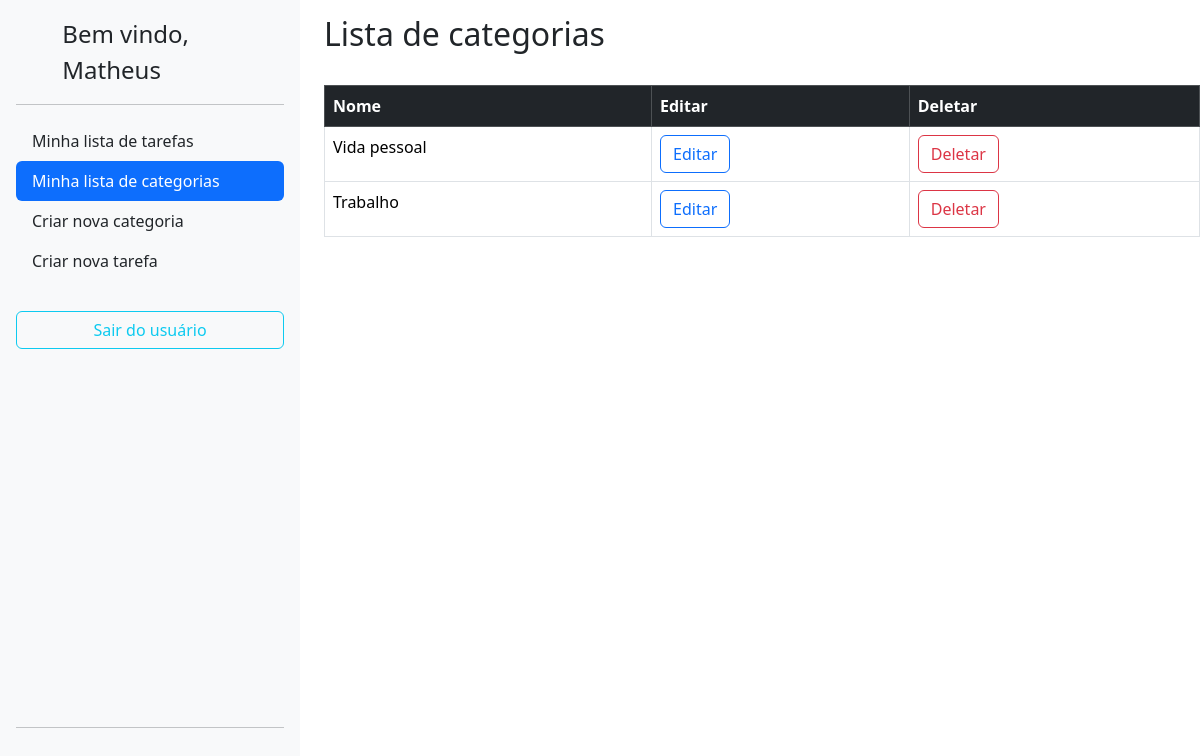
The app's page /category/ (signed in) with its own data.
### lizetest/accounts/models.py (models this page shows)
class User(AbstractBaseUser, PermissionsMixin):
	username = models.CharField(
		_('username'),
		max_length=150,
		unique=True,
		help_text=('150 caracteres ou menos. Letras, números e @/./+/-/_ apenas.'),
		error_messages={
			'unique': _("A user with that username already exists."),
		},
		null=True,
		blank=True
	)
	name = models.CharField(_('name'), max_length=100, blank=True)
	email = models.EmailField(_('email address'), unique=True)
	is_staff = models.BooleanField(
		_('staff status'),
		default=False,
		help_text=_('Designates whether the user can log into this admin site.'),
	)
	is_active = models.BooleanField(
		_('active'),
		default=True,
		help_text=_(
			'Designates whether this user should be treated as active. '
			'Unselect this instead of deleting accounts.'
		),
	)
	objects = UserManager()
	EMAIL_FIELD = 'email'
	USERNAME_FIELD = 'username'
	REQUIRED_FIELDS = ['email']
	class Meta:
		verbose_name = 'usuário'
		verbose_name_plural = 'usuários'
	def __str__(self):
		return self.name or self.username or self.email

### lizetest/category/models.py (models this page shows, shortened)
class Category(BaseModel):
    name = models.CharField(max_length=255)
    author = models.ForeignKey(User,on_delete=models.CASCADE,blank=True)

### lizetest/category/views.py (the view)
# urls.py: path('', CategoryListView.as_view(), name='category_list'),
class CategoryListView(ListView,BaseViews):
    model = Category
    template_name = 'category_list.html'
    context_object_name = 'categorias'
    def get_queryset(self):
        return Category.objects.filter(author=self.request.user)

### lizetest/core/models.py (called while the page is built)
    def dispatch(self, request, *args, **kwargs):
        if not request.user.is_authenticated:
            return redirect('accounts:login')
        return super().dispatch(request, *args, **kwargs)

### lizetest/category/templates/category_list.html (shortened to what this page needs)
{% extends 'base.html' %}
  {% block content %}
  <div class="row">
    <div class="col-auto">
      {% include 'sidebar.html' %}
    </div>
    <div class="col">
      <h2 style="padding-top: 15px;">Lista de categorias</h2><br>
      <table class="table table-bordered">
        <thead>
          <tr class="table-dark">
            <th scope="col">Nome</th>
            <th scope="col">Editar</th>
            <th scope="col">Deletar</th>
          </tr>
        </thead>
        <tbody>
          {% for categoria in categorias %}
          <tr>
            <td>{{categoria.name}}</td>
            <td>
              <a href="{% url 'category:category_edit' pk=categoria.pk %}">
                <button type="button" class="btn btn-outline-primary">Editar</button>
              </a>
            </td>
            <td><a href="{% url 'category:category_delete' pk=categoria.pk %}">
              <button type="button" class="btn btn-outline-danger">Deletar</button>
            </a>
          </td>
          </tr>
          {% endfor %}
        </tbody>
      </table>
      {% endblock %}

### lizetest/core/templates/sidebar.html (shortened to what this page needs)
<div class="d-flex flex-column flex-shrink-0 p-3 bg-light" style="width:300px; height: 95vh;">
    <a href="/" class="d-flex align-items-center mb-3 mb-md-0 me-md-auto link-dark text-decoration-none">
        <svg class="bi me-2" width="40" height="32">
            <use xlink:href="#bootstrap" />
        </svg>
        <span class="fs-4">Bem vindo, {{user}}</span>
    </a>
    <hr>
    <ul class="nav nav-pills flex-column mb-auto">
        <li class="nav-item">
            <a href="{% url 'todo:task_list' %}"
                class="nav-link {% if request.resolver_match.url_name == 'task_list' %}active{% else %}link-dark{% endif %}"
                aria-current="page">
                Minha lista de tarefas
            </a>
        </li>
        <li>
            <a href="{% url 'category:category_list' %}"
                class="nav-link {% if request.resolver_match.url_name == 'category_list' %}active{% else %}link-dark{% endif %}">
                Minha lista de categorias
            </a>
        </li>
        <li>
            <a href="{% url 'category:category_create' %}" class="nav-link link-dark">
                Criar nova categoria
            </a>
        </li>
        <li style="padding-bottom: 30px;">
            <a href="{% url 'todo:task_create' %}" class="nav-link link-dark">
                Criar nova tarefa
            </a>
        </li>
        <button type="button" class="btn btn-outline-info" id="btn-signout"> Sair do usuário  </button>
    </ul>
    <hr>
</div>

### records on screen
User: name "Matheus"
Category: name "Vida pessoal"
Category: name "Trabalho"
